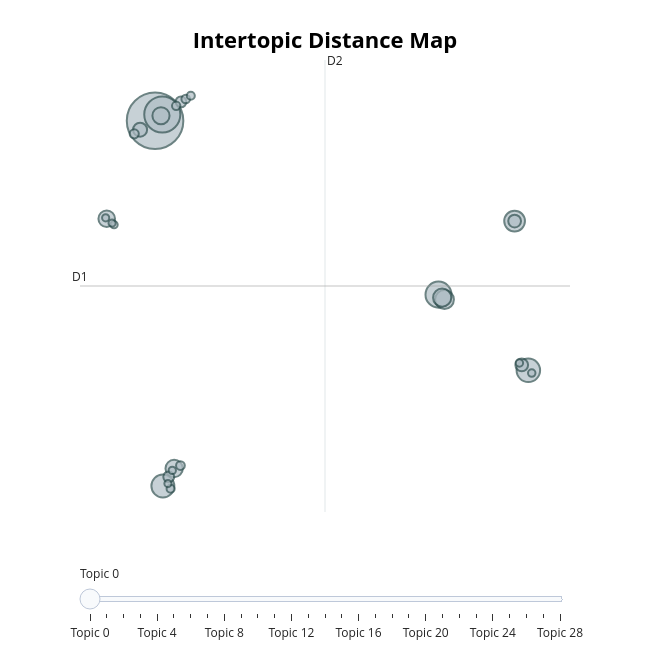

Here is the notebook cell this chart was saved with:
### Markdown cell above
## Visualize Topics

### Code cell
topic_model.visualize_topics()

### Figure 1 — Plotly figure (JSON) as saved in the notebook; plotly's stock layout.template omitted (floating-point values rounded to 4 significant figures)
{"data": [{"customdata": [[0, "use | problems | child | substance | present", 1370], [1, "30 | days | age | things | difficulty", 557], [2, "weekdays | weekend | primary | parent | day", 290], [3, "language | age | grandmother | death | mother", 237], [4, "diagnosis | disorder | psychiatric | sibling | bipolar", 225], [5, "rank | percentile | scaled | score | comprehension", 184], [6, "disease | cause | medical | history | known", 152], [7, "stage | dominant | treadmill | rate | participant", 142], [8, "driving | intoxicated | smoke | cigarettes | pregnancy", 129], [9, "eating | eat | food | foods | certain", 126], [10, "medication | used | planned | intake | heavy", 118], [11, "sleep | night | asleep | sleeps | child", 84], [12, "total | score | raw | final | ace", 70], [13, "duration | sibling | weeks | longest | illness", 69], [14, "craving | strong | desire | compulsions | obsessions", 51], [15, "parents | argue | arguments | usually | argument", 50], [16, "restless | seated | remaining | difficulty | hyperactive", 36], [17, "tolerance | substance | solvent | marked | paint", 33], [18, "student | peers | grades | class | students", 32], [19, "frightened | afraid | like | feels | gets", 30], [20, "hyperactivity | deficit | autism | attention | index", 28], [21, "plate | response | result | 03 | 04", 28], [22, "reason | possibly | background | language | ", 24], [23, "weight | mass | gain | fat | obese", 24], [24, "dose | highest | medication |  | ", 23], [25, "withdrawal | substance | symptoms | relieve | characteristic", 23], [26, "happen | times | yes | did | 22b", 22], [27, "ketamine | pcp | abuse | used | occasions", 22], [28, "delusions | associated | psychotic | schizophrenia | symptoms", 22]], "hovertemplate": "<b>Topic %{customdata[0]}</b><br>%{customdata[1]}<br>Size: %{customdata[2]}", "legendgroup": "", "marker": {"color": "#B0BEC5", "line": {"color": "DarkSlateGrey", "width": 2}, "size": [1370, 557, 290, 237, 225, 184, 152, 142, 129, 126, 118, 84, 70, 69, 51, 50, 36, 33, 32, 30, 28, 28, 24, 24, 23, 23, 22, 22, 22], "sizemode": "area", "sizeref": 0.8562, "symbol": "circle"}, "mode": "markers", "name": "", "orientation": "v", "showlegend": false, "type": "scatter", "x": [-5.939, -5.587, 7.907, 12.29, -5.558, 11.62, 8.199, 8.087, -5.006, -5.65, -8.301, -6.67, 11.62, 11.97, -5.271, -4.674, -6.957, -4.699, -4.441, -4.907, -5.18, -4.194, 12.46, 11.86, -7.943, -5.099, -8.353, -8.039, -5.31], "xaxis": "x", "y": [12.74, 13.12, 2.35, -2.172, -9.089, 6.744, 2.058, 2.171, -8.043, 13.04, 6.886, 12.21, 6.745, -1.852, -8.542, 13.87, 11.96, -7.866, 14.04, 13.64, -9.254, 14.24, -2.338, -1.735, 6.53, -8.154, 6.94, 6.626, -8.942], "yaxis": "y"}], "layout": {"annotations": [{"showarrow": false, "text": "D1", "x": -9.606, "y": 2.866, "yshift": 10}, {"showarrow": false, "text": "D2", "x": 2.362, "xshift": 10, "y": 16.37}], "height": 650, "hoverlabel": {"bgcolor": "white", "font": {"family": "Rockwell", "size": 16}}, "legend": {"itemsizing": "constant", "tracegroupgap": 0}, "margin": {"t": 60}, "shapes": [{"line": {"color": "#CFD8DC", "width": 2}, "type": "line", "x0": 2.362, "x1": 2.362, "y0": -10.64, "y1": 16.37}, {"line": {"color": "#9E9E9E", "width": 2}, "type": "line", "x0": -9.606, "x1": 14.33, "y0": 2.866, "y1": 2.866}], "sliders": [{"active": 0, "pad": {"t": 50}, "steps": [{"args": [{"marker.color": [["red", "#B0BEC5", "#B0BEC5", "#B0BEC5", "#B0BEC5", "#B0BEC5", "#B0BEC5", "#B0BEC5", "#B0BEC5", "#B0BEC5", "#B0BEC5", "#B0BEC5", "#B0BEC5", "#B0BEC5", "#B0BEC5", "#B0BEC5", "#B0BEC5", "#B0BEC5", "#B0BEC5", "#B0BEC5", "#B0BEC5", "#B0BEC5", "#B0BEC5", "#B0BEC5", "#B0BEC5", "#B0BEC5", "#B0BEC5", "#B0BEC5", "#B0BEC5"]]}], "label": "Topic 0", "method": "update"}, {"args": [{"marker.color": [["#B0BEC5", "red", "#B0BEC5", "#B0BEC5", "#B0BEC5", "#B0BEC5", "#B0BEC5", "#B0BEC5", "#B0BEC5", "#B0BEC5", "#B0BEC5", "#B0BEC5", "#B0BEC5", "#B0BEC5", "#B0BEC5", "#B0BEC5", "#B0BEC5", "#B0BEC5", "#B0BEC5", "#B0BEC5", "#B0BEC5", "#B0BEC5", "#B0BEC5", "#B0BEC5", "#B0BEC5", "#B0BEC5", "#B0BEC5", "#B0BEC5", "#B0BEC5"]]}], "label": "Topic 1", "method": "update"}, {"args": [{"marker.color": [["#B0BEC5", "#B0BEC5", "red", "#B0BEC5", "#B0BEC5", "#B0BEC5", "#B0BEC5", "#B0BEC5", "#B0BEC5", "#B0BEC5", "#B0BEC5", "#B0BEC5", "#B0BEC5", "#B0BEC5", "#B0BEC5", "#B0BEC5", "#B0BEC5", "#B0BEC5", "#B0BEC5", "#B0BEC5", "#B0BEC5", "#B0BEC5", "#B0BEC5", "#B0BEC5", "#B0BEC5", "#B0BEC5", "#B0BEC5", "#B0BEC5", "#B0BEC5"]]}], "label": "Topic 2", "method": "update"}, {"args": [{"marker.color": [["#B0BEC5", "#B0BEC5", "#B0BEC5", "red", "#B0BEC5", "#B0BEC5", "#B0BEC5", "#B0BEC5", "#B0BEC5", "#B0BEC5", "#B0BEC5", "#B0BEC5", "#B0BEC5", "#B0BEC5", "#B0BEC5", "#B0BEC5", "#B0BEC5", "#B0BEC5", "#B0BEC5", "#B0BEC5", "#B0BEC5", "#B0BEC5", "#B0BEC5", "#B0BEC5", "#B0BEC5", "#B0BEC5", "#B0BEC5", "#B0BEC5", "#B0BEC5"]]}], "label": "Topic 3", "method": "update"}, {"args": [{"marker.color": [["#B0BEC5", "#B0BEC5", "#B0BEC5", "#B0BEC5", "red", "#B0BEC5", "#B0BEC5", "#B0BEC5", "#B0BEC5", "#B0BEC5", "#B0BEC5", "#B0BEC5", "#B0BEC5", "#B0BEC5", "#B0BEC5", "#B0BEC5", "#B0BEC5", "#B0BEC5", "#B0BEC5", "#B0BEC5", "#B0BEC5", "#B0BEC5", "#B0BEC5", "#B0BEC5", "#B0BEC5", "#B0BEC5", "#B0BEC5", "#B0BEC5", "#B0BEC5"]]}], "label": "Topic 4", "method": "update"}, {"args": [{"marker.color": [["#B0BEC5", "#B0BEC5", "#B0BEC5", "#B0BEC5", "#B0BEC5", "red", "#B0BEC5", "#B0BEC5", "#B0BEC5", "#B0BEC5", "#B0BEC5", "#B0BEC5", "#B0BEC5", "#B0BEC5", "#B0BEC5", "#B0BEC5", "#B0BEC5", "#B0BEC5", "#B0BEC5", "#B0BEC5", "#B0BEC5", "#B0BEC5", "#B0BEC5", "#B0BEC5", "#B0BEC5", "#B0BEC5", "#B0BEC5", "#B0BEC5", "#B0BEC5"]]}], "label": "Topic 5", "method": "update"}, {"args": [{"marker.color": [["#B0BEC5", "#B0BEC5", "#B0BEC5", "#B0BEC5", "#B0BEC5", "#B0BEC5", "red", "#B0BEC5", "#B0BEC5", "#B0BEC5", "#B0BEC5", "#B0BEC5", "#B0BEC5", "#B0BEC5", "#B0BEC5", "#B0BEC5", "#B0BEC5", "#B0BEC5", "#B0BEC5", "#B0BEC5", "#B0BEC5", "#B0BEC5", "#B0BEC5", "#B0BEC5", "#B0BEC5", "#B0BEC5", "#B0BEC5", "#B0BEC5", "#B0BEC5"]]}], "label": "Topic 6", "method": "update"}, {"args": [{"marker.color": [["#B0BEC5", "#B0BEC5", "#B0BEC5", "#B0BEC5", "#B0BEC5", "#B0BEC5", "#B0BEC5", "red", "#B0BEC5", "#B0BEC5", "#B0BEC5", "#B0BEC5", "#B0BEC5", "#B0BEC5", "#B0BEC5", "#B0BEC5", "#B0BEC5", "#B0BEC5", "#B0BEC5", "#B0BEC5", "#B0BEC5", "#B0BEC5", "#B0BEC5", "#B0BEC5", "#B0BEC5", "#B0BEC5", "#B0BEC5", "#B0BEC5", "#B0BEC5"]]}], "label": "Topic 7", "method": "update"}, {"args": [{"marker.color": [["#B0BEC5", "#B0BEC5", "#B0BEC5", "#B0BEC5", "#B0BEC5", "#B0BEC5", "#B0BEC5", "#B0BEC5", "red", "#B0BEC5", "#B0BEC5", "#B0BEC5", "#B0BEC5", "#B0BEC5", "#B0BEC5", "#B0BEC5", "#B0BEC5", "#B0BEC5", "#B0BEC5", "#B0BEC5", "#B0BEC5", "#B0BEC5", "#B0BEC5", "#B0BEC5", "#B0BEC5", "#B0BEC5", "#B0BEC5", "#B0BEC5", "#B0BEC5"]]}], "label": "Topic 8", "method": "update"}, {"args": [{"marker.color": [["#B0BEC5", "#B0BEC5", "#B0BEC5", "#B0BEC5", "#B0BEC5", "#B0BEC5", "#B0BEC5", "#B0BEC5", "#B0BEC5", "red", "#B0BEC5", "#B0BEC5", "#B0BEC5", "#B0BEC5", "#B0BEC5", "#B0BEC5", "#B0BEC5", "#B0BEC5", "#B0BEC5", "#B0BEC5", "#B0BEC5", "#B0BEC5", "#B0BEC5", "#B0BEC5", "#B0BEC5", "#B0BEC5", "#B0BEC5", "#B0BEC5", "#B0BEC5"]]}], "label": "Topic 9", "method": "update"}, {"args": [{"marker.color": [["#B0BEC5", "#B0BEC5", "#B0BEC5", "#B0BEC5", "#B0BEC5", "#B0BEC5", "#B0BEC5", "#B0BEC5", "#B0BEC5", "#B0BEC5", "red", "#B0BEC5", "#B0BEC5", "#B0BEC5", "#B0BEC5", "#B0BEC5", "#B0BEC5", "#B0BEC5", "#B0BEC5", "#B0BEC5", "#B0BEC5", "#B0BEC5", "#B0BEC5", "#B0BEC5", "#B0BEC5", "#B0BEC5", "#B0BEC5", "#B0BEC5", "#B0BEC5"]]}], "label": "Topic 10", "method": "update"}, {"args": [{"marker.color": [["#B0BEC5", "#B0BEC5", "#B0BEC5", "#B0BEC5", "#B0BEC5", "#B0BEC5", "#B0BEC5", "#B0BEC5", "#B0BEC5", "#B0BEC5", "#B0BEC5", "red", "#B0BEC5", "#B0BEC5", "#B0BEC5", "#B0BEC5", "#B0BEC5", "#B0BEC5", "#B0BEC5", "#B0BEC5", "#B0BEC5", "#B0BEC5", "#B0BEC5", "#B0BEC5", "#B0BEC5", "#B0BEC5", "#B0BEC5", "#B0BEC5", "#B0BEC5"]]}], "label": "Topic 11", "method": "update"}, {"args": [{"marker.color": [["#B0BEC5", "#B0BEC5", "#B0BEC5", "#B0BEC5", "#B0BEC5", "#B0BEC5", "#B0BEC5", "#B0BEC5", "#B0BEC5", "#B0BEC5", "#B0BEC5", "#B0BEC5", "red", "#B0BEC5", "#B0BEC5", "#B0BEC5", "#B0BEC5", "#B0BEC5", "#B0BEC5", "#B0BEC5", "#B0BEC5", "#B0BEC5", "#B0BEC5", "#B0BEC5", "#B0BEC5", "#B0BEC5", "#B0BEC5", "#B0BEC5", "#B0BEC5"]]}], "label": "Topic 12", "method": "update"}, {"args": [{"marker.color": [["#B0BEC5", "#B0BEC5", "#B0BEC5", "#B0BEC5", "#B0BEC5", "#B0BEC5", "#B0BEC5", "#B0BEC5", "#B0BEC5", "#B0BEC5", "#B0BEC5", "#B0BEC5", "#B0BEC5", "red", "#B0BEC5", "#B0BEC5", "#B0BEC5", "#B0BEC5", "#B0BEC5", "#B0BEC5", "#B0BEC5", "#B0BEC5", "#B0BEC5", "#B0BEC5", "#B0BEC5", "#B0BEC5", "#B0BEC5", "#B0BEC5", "#B0BEC5"]]}], "label": "Topic 13", "method": "update"}, {"args": [{"marker.color": [["#B0BEC5", "#B0BEC5", "#B0BEC5", "#B0BEC5", "#B0BEC5", "#B0BEC5", "#B0BEC5", "#B0BEC5", "#B0BEC5", "#B0BEC5", "#B0BEC5", "#B0BEC5", "#B0BEC5", "#B0BEC5", "red", "#B0BEC5", "#B0BEC5", "#B0BEC5", "#B0BEC5", "#B0BEC5", "#B0BEC5", "#B0BEC5", "#B0BEC5", "#B0BEC5", "#B0BEC5", "#B0BEC5", "#B0BEC5", "#B0BEC5", "#B0BEC5"]]}], "label": "Topic 14", "method": "update"}, {"args": [{"marker.color": [["#B0BEC5", "#B0BEC5", "#B0BEC5", "#B0BEC5", "#B0BEC5", "#B0BEC5", "#B0BEC5", "#B0BEC5", "#B0BEC5", "#B0BEC5", "#B0BEC5", "#B0BEC5", "#B0BEC5", "#B0BEC5", "#B0BEC5", "red", "#B0BEC5", "#B0BEC5", "#B0BEC5", "#B0BEC5", "#B0BEC5", "#B0BEC5", "#B0BEC5", "#B0BEC5", "#B0BEC5", "#B0BEC5", "#B0BEC5", "#B0BEC5", "#B0BEC5"]]}], "label": "Topic 15", "method": "update"}, {"args": [{"marker.color": [["#B0BEC5", "#B0BEC5", "#B0BEC5", "#B0BEC5", "#B0BEC5", "#B0BEC5", "#B0BEC5", "#B0BEC5", "#B0BEC5", "#B0BEC5", "#B0BEC5", "#B0BEC5", "#B0BEC5", "#B0BEC5", "#B0BEC5", "#B0BEC5", "red", "#B0BEC5", "#B0BEC5", "#B0BEC5", "#B0BEC5", "#B0BEC5", "#B0BEC5", "#B0BEC5", "#B0BEC5", "#B0BEC5", "#B0BEC5", "#B0BEC5", "#B0BEC5"]]}], "label": "Topic 16", "method": "update"}, {"args": [{"marker.color": [["#B0BEC5", "#B0BEC5", "#B0BEC5", "#B0BEC5", "#B0BEC5", "#B0BEC5", "#B0BEC5", "#B0BEC5", "#B0BEC5", "#B0BEC5", "#B0BEC5", "#B0BEC5", "#B0BEC5", "#B0BEC5", "#B0BEC5", "#B0BEC5", "#B0BEC5", "red", "#B0BEC5", "#B0BEC5", "#B0BEC5", "#B0BEC5", "#B0BEC5", "#B0BEC5", "#B0BEC5", "#B0BEC5", "#B0BEC5", "#B0BEC5", "#B0BEC5"]]}], "label": "Topic 17", "method": "update"}, {"args": [{"marker.color": [["#B0BEC5", "#B0BEC5", "#B0BEC5", "#B0BEC5", "#B0BEC5", "#B0BEC5", "#B0BEC5", "#B0BEC5", "#B0BEC5", "#B0BEC5", "#B0BEC5", "#B0BEC5", "#B0BEC5", "#B0BEC5", "#B0BEC5", "#B0BEC5", "#B0BEC5", "#B0BEC5", "red", "#B0BEC5", "#B0BEC5", "#B0BEC5", "#B0BEC5", "#B0BEC5", "#B0BEC5", "#B0BEC5", "#B0BEC5", "#B0BEC5", "#B0BEC5"]]}], "label": "Topic 18", "method": "update"}, {"args": [{"marker.color": [["#B0BEC5", "#B0BEC5", "#B0BEC5", "#B0BEC5", "#B0BEC5", "#B0BEC5", "#B0BEC5", "#B0BEC5", "#B0BEC5", "#B0BEC5", "#B0BEC5", "#B0BEC5", "#B0BEC5", "#B0BEC5", "#B0BEC5", "#B0BEC5", "#B0BEC5", "#B0BEC5", "#B0BEC5", "red", "#B0BEC5", "#B0BEC5", "#B0BEC5", "#B0BEC5", "#B0BEC5", "#B0BEC5", "#B0BEC5", "#B0BEC5", "#B0BEC5"]]}], "label": "Topic 19", "method": "update"}, {"args": [{"marker.color": [["#B0BEC5", "#B0BEC5", "#B0BEC5", "#B0BEC5", "#B0BEC5", "#B0BEC5", "#B0BEC5", "#B0BEC5", "#B0BEC5", "#B0BEC5", "#B0BEC5", "#B0BEC5", "#B0BEC5", "#B0BEC5", "#B0BEC5", "#B0BEC5", "#B0BEC5", "#B0BEC5", "#B0BEC5", "#B0BEC5", "red", "#B0BEC5", "#B0BEC5", "#B0BEC5", "#B0BEC5", "#B0BEC5", "#B0BEC5", "#B0BEC5", "#B0BEC5"]]}], "label": "Topic 20", "method": "update"}, {"args": [{"marker.color": [["#B0BEC5", "#B0BEC5", "#B0BEC5", "#B0BEC5", "#B0BEC5", "#B0BEC5", "#B0BEC5", "#B0BEC5", "#B0BEC5", "#B0BEC5", "#B0BEC5", "#B0BEC5", "#B0BEC5", "#B0BEC5", "#B0BEC5", "#B0BEC5", "#B0BEC5", "#B0BEC5", "#B0BEC5", "#B0BEC5", "#B0BEC5", "red", "#B0BEC5", "#B0BEC5", "#B0BEC5", "#B0BEC5", "#B0BEC5", "#B0BEC5", "#B0BEC5"]]}], "label": "Topic 21", "method": "update"}, {"args": [{"marker.color": [["#B0BEC5", "#B0BEC5", "#B0BEC5", "#B0BEC5", "#B0BEC5", "#B0BEC5", "#B0BEC5", "#B0BEC5", "#B0BEC5", "#B0BEC5", "#B0BEC5", "#B0BEC5", "#B0BEC5", "#B0BEC5", "#B0BEC5", "#B0BEC5", "#B0BEC5", "#B0BEC5", "#B0BEC5", "#B0BEC5", "#B0BEC5", "#B0BEC5", "red", "#B0BEC5", "#B0BEC5", "#B0BEC5", "#B0BEC5", "#B0BEC5", "#B0BEC5"]]}], "label": "Topic 22", "method": "update"}, {"args": [{"marker.color": [["#B0BEC5", "#B0BEC5", "#B0BEC5", "#B0BEC5", "#B0BEC5", "#B0BEC5", "#B0BEC5", "#B0BEC5", "#B0BEC5", "#B0BEC5", "#B0BEC5", "#B0BEC5", "#B0BEC5", "#B0BEC5", "#B0BEC5", "#B0BEC5", "#B0BEC5", "#B0BEC5", "#B0BEC5", "#B0BEC5", "#B0BEC5", "#B0BEC5", "#B0BEC5", "red", "#B0BEC5", "#B0BEC5", "#B0BEC5", "#B0BEC5", "#B0BEC5"]]}], "label": "Topic 23", "method": "update"}, {"args": [{"marker.color": [["#B0BEC5", "#B0BEC5", "#B0BEC5", "#B0BEC5", "#B0BEC5", "#B0BEC5", "#B0BEC5", "#B0BEC5", "#B0BEC5", "#B0BEC5", "#B0BEC5", "#B0BEC5", "#B0BEC5", "#B0BEC5", "#B0BEC5", "#B0BEC5", "#B0BEC5", "#B0BEC5", "#B0BEC5", "#B0BEC5", "#B0BEC5", "#B0BEC5", "#B0BEC5", "#B0BEC5", "red", "#B0BEC5", "#B0BEC5", "#B0BEC5", "#B0BEC5"]]}], "label": "Topic 24", "method": "update"}, {"args": [{"marker.color": [["#B0BEC5", "#B0BEC5", "#B0BEC5", "#B0BEC5", "#B0BEC5", "#B0BEC5", "#B0BEC5", "#B0BEC5", "#B0BEC5", "#B0BEC5", "#B0BEC5", "#B0BEC5", "#B0BEC5", "#B0BEC5", "#B0BEC5", "#B0BEC5", "#B0BEC5", "#B0BEC5", "#B0BEC5", "#B0BEC5", "#B0BEC5", "#B0BEC5", "#B0BEC5", "#B0BEC5", "#B0BEC5", "red", "#B0BEC5", "#B0BEC5", "#B0BEC5"]]}], "label": "Topic 25", "method": "update"}, {"args": [{"marker.color": [["#B0BEC5", "#B0BEC5", "#B0BEC5", "#B0BEC5", "#B0BEC5", "#B0BEC5", "#B0BEC5", "#B0BEC5", "#B0BEC5", "#B0BEC5", "#B0BEC5", "#B0BEC5", "#B0BEC5", "#B0BEC5", "#B0BEC5", "#B0BEC5", "#B0BEC5", "#B0BEC5", "#B0BEC5", "#B0BEC5", "#B0BEC5", "#B0BEC5", "#B0BEC5", "#B0BEC5", "#B0BEC5", "#B0BEC5", "red", "#B0BEC5", "#B0BEC5"]]}], "label": "Topic 26", "method": "update"}, {"args": [{"marker.color": [["#B0BEC5", "#B0BEC5", "#B0BEC5", "#B0BEC5", "#B0BEC5", "#B0BEC5", "#B0BEC5", "#B0BEC5", "#B0BEC5", "#B0BEC5", "#B0BEC5", "#B0BEC5", "#B0BEC5", "#B0BEC5", "#B0BEC5", "#B0BEC5", "#B0BEC5", "#B0BEC5", "#B0BEC5", "#B0BEC5", "#B0BEC5", "#B0BEC5", "#B0BEC5", "#B0BEC5", "#B0BEC5", "#B0BEC5", "#B0BEC5", "red", "#B0BEC5"]]}], "label": "Topic 27", "method": "update"}, {"args": [{"marker.color": [["#B0BEC5", "#B0BEC5", "#B0BEC5", "#B0BEC5", "#B0BEC5", "#B0BEC5", "#B0BEC5", "#B0BEC5", "#B0BEC5", "#B0BEC5", "#B0BEC5", "#B0BEC5", "#B0BEC5", "#B0BEC5", "#B0BEC5", "#B0BEC5", "#B0BEC5", "#B0BEC5", "#B0BEC5", "#B0BEC5", "#B0BEC5", "#B0BEC5", "#B0BEC5", "#B0BEC5", "#B0BEC5", "#B0BEC5", "#B0BEC5", "#B0BEC5", "red"]]}], "label": "Topic 28", "method": "update"}]}], "title": {"font": {"color": "Black", "size": 22}, "text": "<b>Intertopic Distance Map</b>", "x": 0.5, "xanchor": "center", "y": 0.95, "yanchor": "top"}, "width": 650, "xaxis": {"anchor": "y", "domain": [0, 1], "range": [-9.606, 14.33], "title": {"text": ""}, "visible": false}, "yaxis": {"anchor": "x", "domain": [0, 1], "range": [-10.64, 16.37], "title": {"text": ""}, "visible": false}}}
